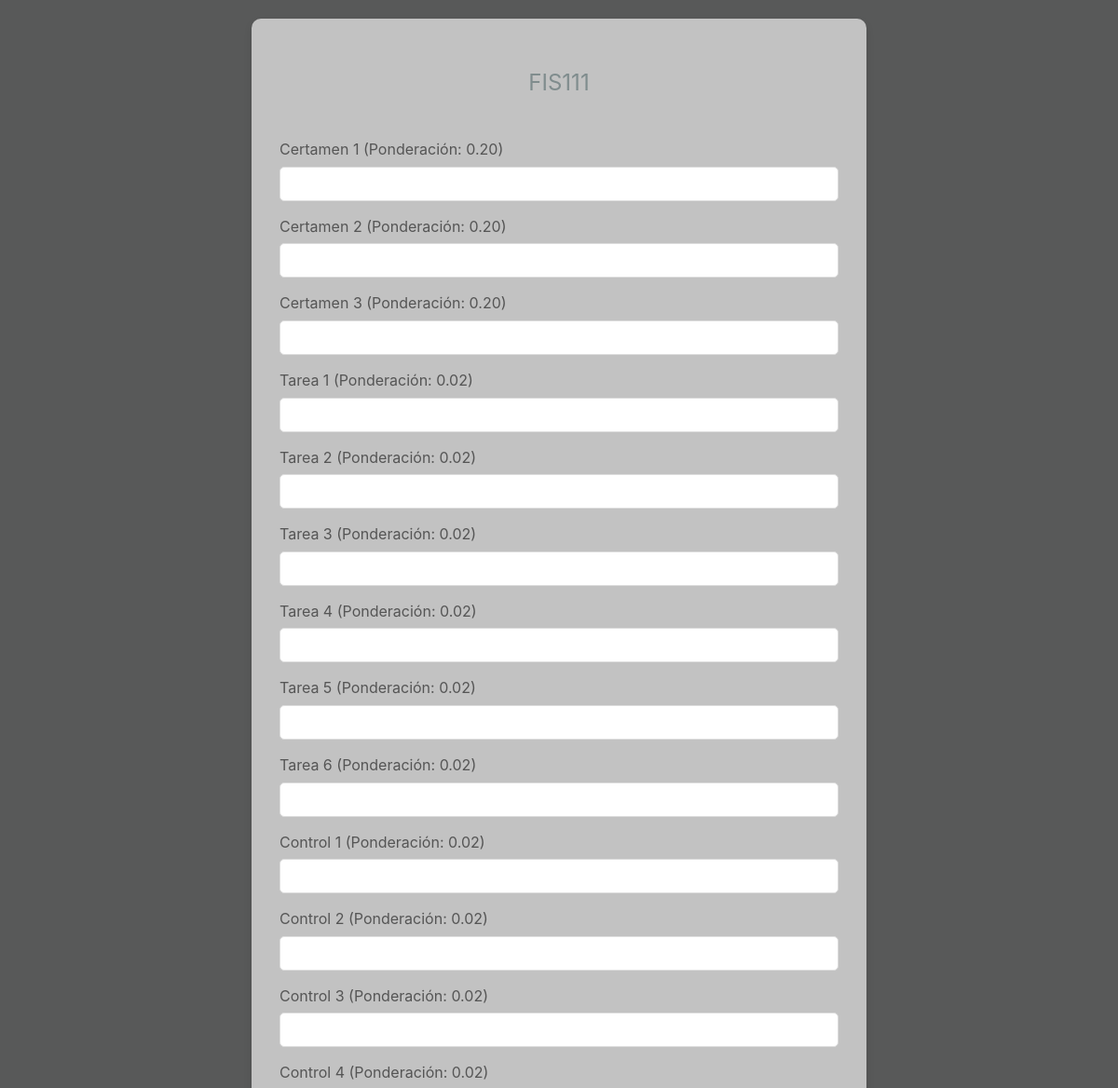
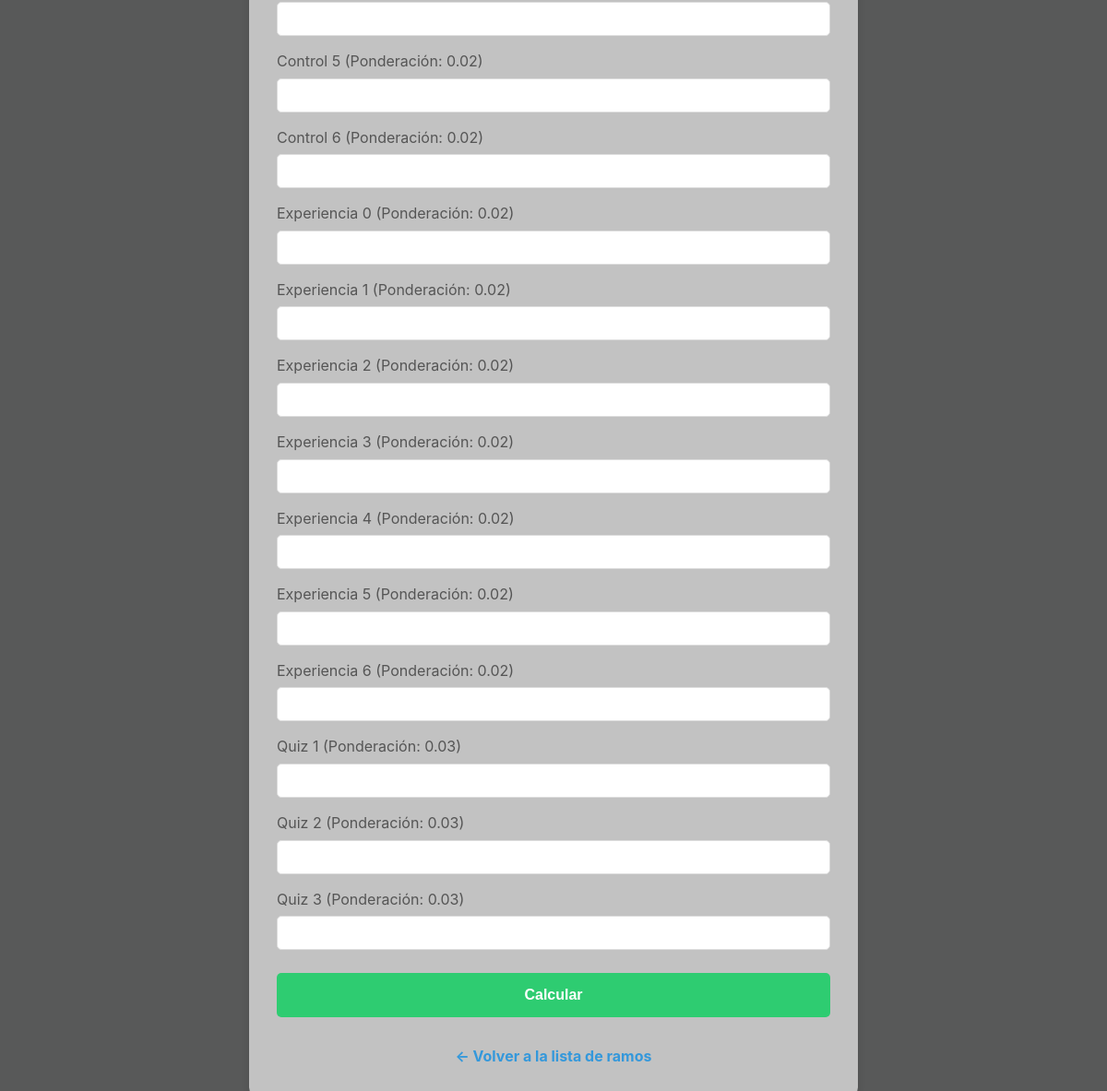
The page /ramo/3/ on the database its author committed (2 pictures, top to bottom).
### calculadora/models.py (models this page shows, shortened)
class Ramo(models.Model):
    nombre = models.CharField(max_length=100)
    nota_aprobacion = models.FloatField(default=55.0)

class Evaluacion(models.Model):
    ramo = models.ForeignKey(Ramo, on_delete=models.CASCADE)
    nombre = models.CharField(max_length=100)
    ponderacion = models.FloatField()

### calculadora/views.py (the view, shortened to what this page needs)
# urls.py: path('ramo/<int:ramo_id>/', views.calculadora_ramo, name='calculadora'),
def calculadora_ramo(request, ramo_id):
    ramo = get_object_or_404(Ramo, pk=ramo_id)
    evaluaciones = Evaluacion.objects.filter(ramo=ramo)
    contexto = {
        'ramo': ramo,
        'evaluaciones': evaluaciones,
    }
    return render(request, 'calculadora/calculadora_ramo.html', contexto)

### calculadora/templates/calculadora/calculadora_ramo.html (shortened to what this page needs)
{% load static %} <!DOCTYPE html>
<html lang="es">
<head>
    <link rel="stylesheet" href="{% static 'calculadora/css/styles.css' %}">
</head>
<body>
    <div class="container"> <h2>{{ ramo.nombre }}</h2>
        <form method="post" class="calculator-form">
            {% for evaluacion in evaluaciones %}
                <div class="form-group">
                    <label>{{ evaluacion.nombre }} (Ponderación: {{ evaluacion.ponderacion|floatformat:2 }})</label>
                    <input type="number" name="evaluacion-{{ evaluacion.id }}" step="1" min="0" max="100" value="{{ evaluacion.nota_ingresada|default:'' }}">
                </div>
            {% endfor %}
            <button type="submit">Calcular</button>
        </form>
        <div class="back-link-container">
            <a href="{% url 'main_page' %}" class="back-link">← Volver a la lista de ramos</a>
        </div>
    </div>
</body>
</html>

### calculadora/static/calculadora/css/styles.css (style rules this page uses)
body { font-family: -apple-system, BlinkMacSystemFont, "Segoe UI", Roboto, Helvetica, Arial, sans-serif, "Apple Color Emoji", "Segoe UI Emoji", "Segoe UI Symbol"; background-color: #212222bf; color: #333; line-height: 1.6; margin: 0; padding: 20px; }
.container { max-width: 600px; margin: 0 auto; background-color: rgba(255, 255, 255, 0.636); padding: 30px; border-radius: 10px; box-shadow: 0 4px 8px rgba(0,0,0,0.1); }
h1, h2 { text-align: center; color: #2c3e50; }
h2 { font-weight: 400; color: #7f8c8d; margin-bottom: 40px; }
.form-group { margin-bottom: 15px; }
.form-group label { display: block; margin-bottom: 5px; color: #555; }
.form-group input { width: 100%; padding: 10px; border: 1px solid #ddd; border-radius: 5px; box-sizing: border-box; }
button[type="submit"] { width: 100%; background-color: #2ecc71; color: white; padding: 15px; border: none; border-radius: 5px; font-weight: bold; font-size: 16px; cursor: pointer; transition: background-color 0.3s ease; margin-top: 10px; }
.back-link-container { text-align: center; margin-top: 30px; }
.back-link { color: #3498db; text-decoration: none; font-weight: bold; }

### rows shown on the page
Ramo: nombre "FIS111"
Evaluacion: nombre "Certamen 1", ponderacion "0.20"
Evaluacion: nombre "Certamen 2", ponderacion "0.20"
Evaluacion: nombre "Certamen 3", ponderacion "0.20"
Evaluacion: nombre "Tarea 1", ponderacion "0.02"
Evaluacion: nombre "Tarea 2", ponderacion "0.02"
Evaluacion: nombre "Tarea 3", ponderacion "0.02"
Evaluacion: nombre "Tarea 4", ponderacion "0.02"
Evaluacion: nombre "Tarea 5", ponderacion "0.02"
Evaluacion: nombre "Tarea 6", ponderacion "0.02"
Evaluacion: nombre "Control 1", ponderacion "0.02"
Evaluacion: nombre "Control 2", ponderacion "0.02"
Evaluacion: nombre "Control 3", ponderacion "0.02"
Evaluacion: nombre "Control 4", ponderacion "0.02"
Evaluacion: nombre "Control 5", ponderacion "0.02"
Evaluacion: nombre "Control 6", ponderacion "0.02"
Evaluacion: nombre "Experiencia 0", ponderacion "0.02"
Evaluacion: nombre "Experiencia 1", ponderacion "0.02"
Evaluacion: nombre "Experiencia 2", ponderacion "0.02"
Evaluacion: nombre "Experiencia 3", ponderacion "0.02"
Evaluacion: nombre "Experiencia 4", ponderacion "0.02"
Evaluacion: nombre "Experiencia 5", ponderacion "0.02"
Evaluacion: nombre "Experiencia 6", ponderacion "0.02"
Evaluacion: nombre "Quiz 1", ponderacion "0.03"
Evaluacion: nombre "Quiz 2", ponderacion "0.03"
Evaluacion: nombre "Quiz 3", ponderacion "0.03"
